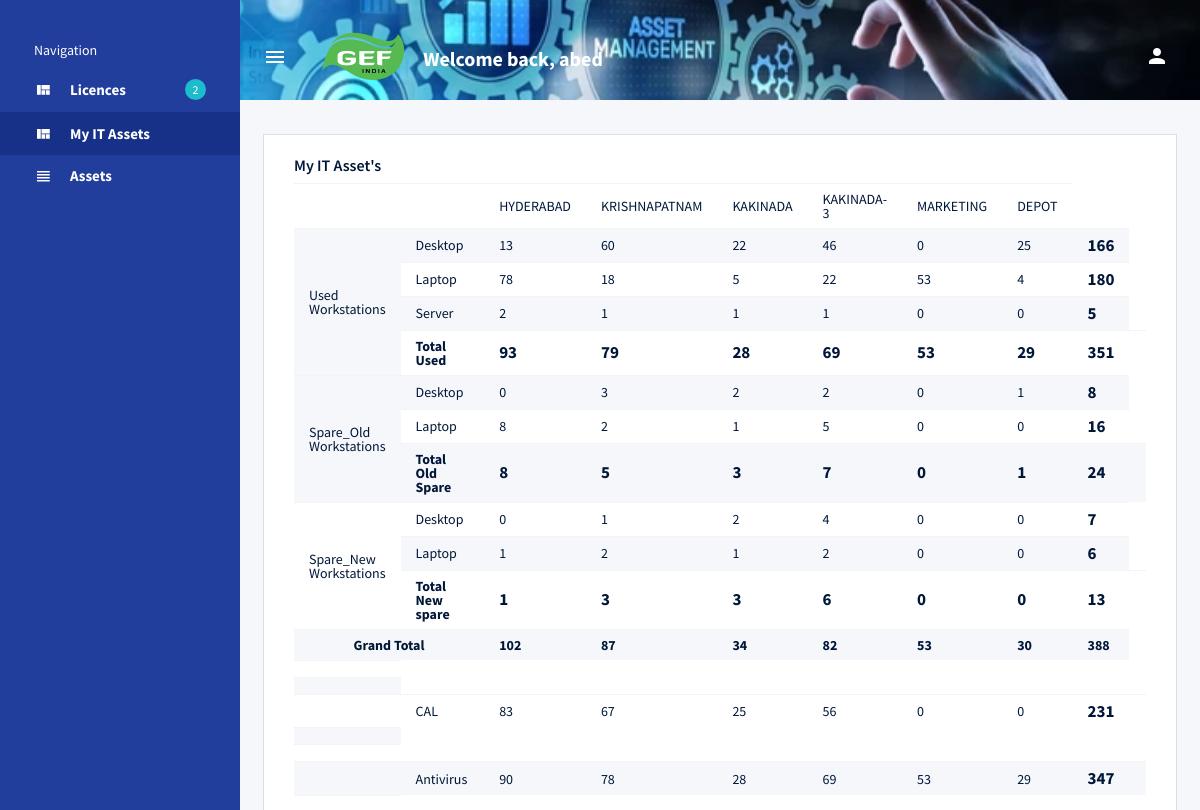
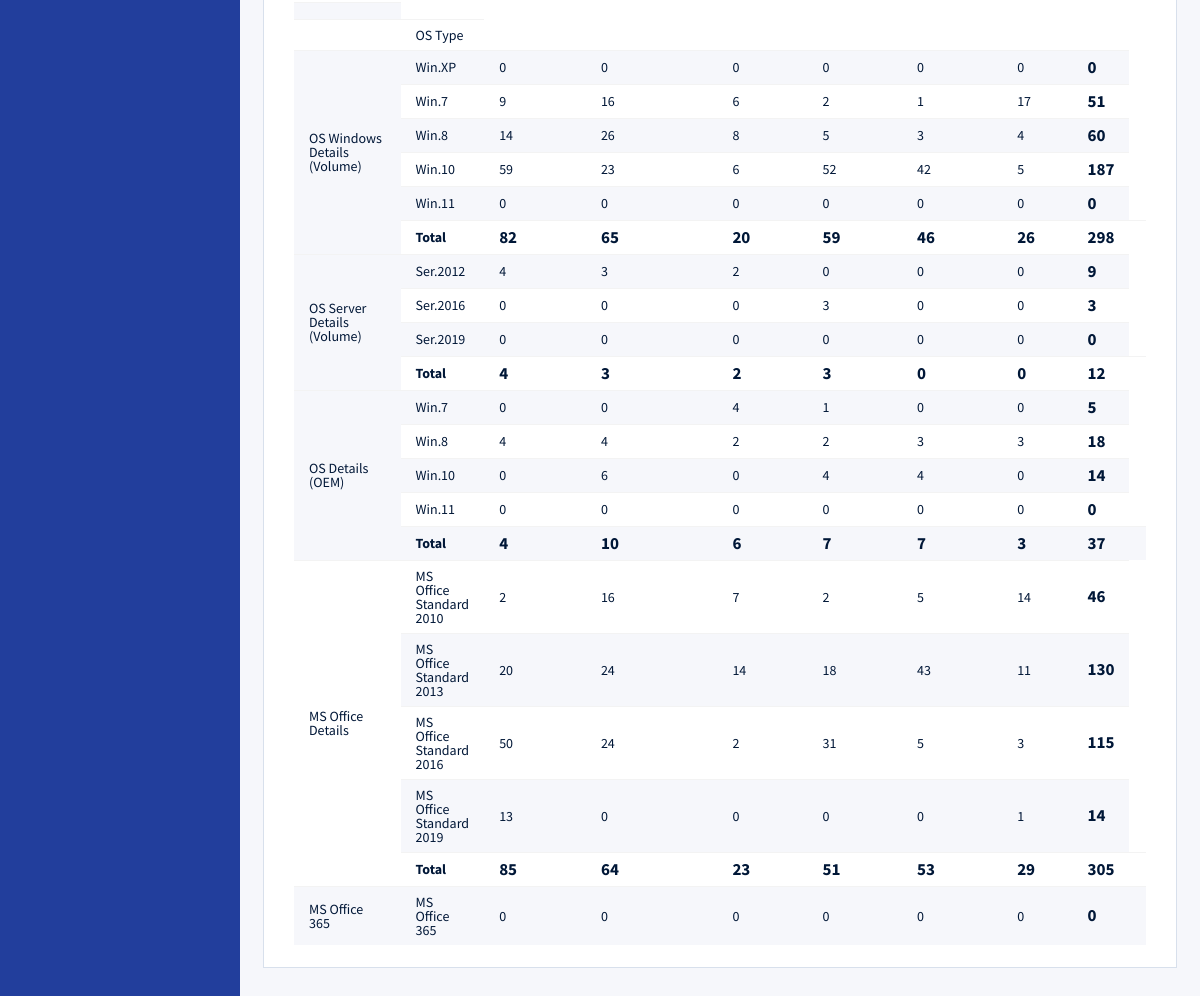
/it_assets (signed in), run on an earlier commit of the app's database (2 pictures, top to bottom).
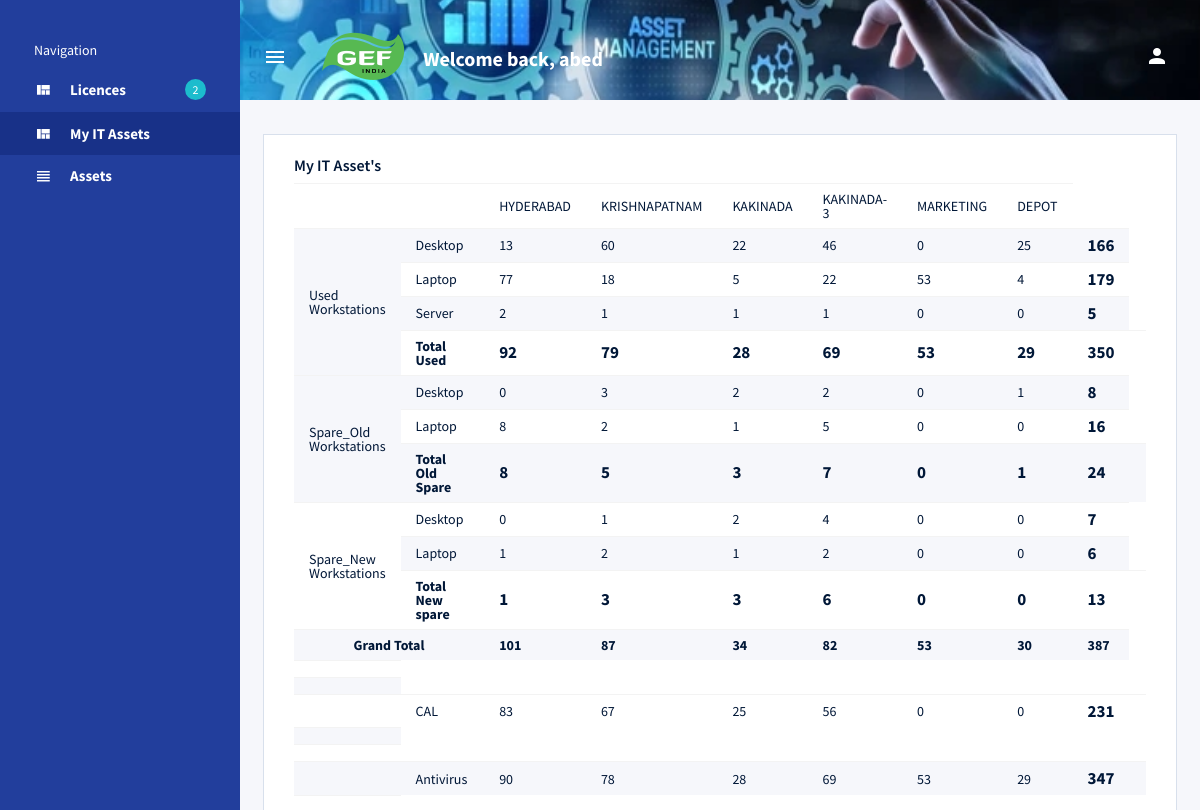
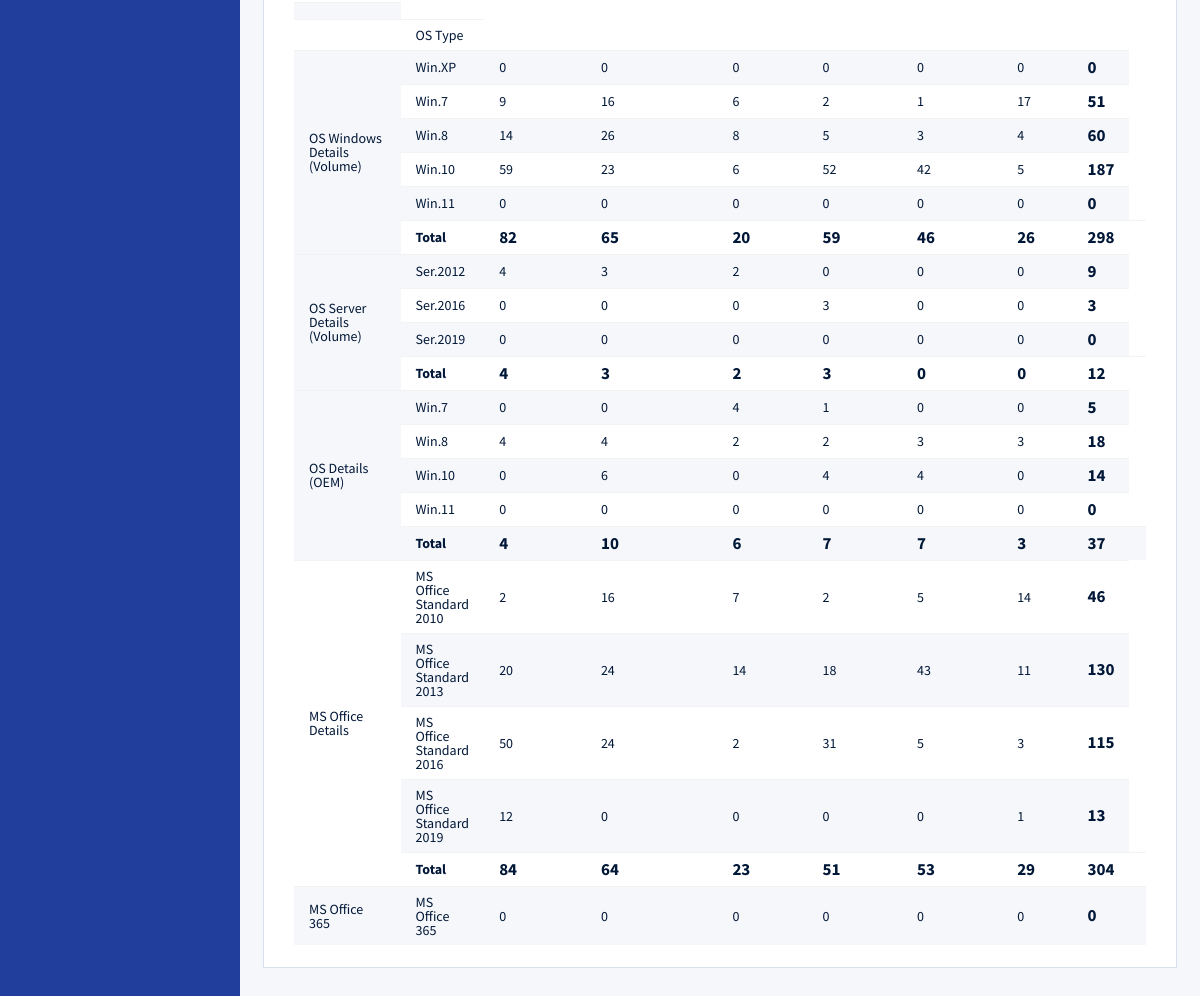
And on a later commit of the database (2 pictures, top to bottom).
### assetapp/models.py (models this page shows)
class AssetModel(models.Model):
    user_name = models.CharField(max_length=100, default='1')
    user_email = models.EmailField(max_length=100,default='1')
    location = models.CharField(max_length=100)
    asset_no = models.CharField(max_length=100, default='1')
    serial_no = models.CharField(max_length=100, default='1')
    emp_id = models.CharField(max_length=100, default='1')
    usage_type = models.CharField(max_length=100, default='1')
    machine_type = models.CharField(max_length=100, default='1')
    gef_id_number = models.CharField(max_length=100, default='1')
    domain_workgroup = models.CharField(max_length=100, default='1')
    Domain_User_Name = models.CharField(max_length=100, default='1')
    machine_make = models.CharField(max_length=100, default='1')
    machine_age = models.CharField(max_length=100, default='')
    machine_model_no = models.CharField(max_length=100, default='1')
    machine_serial_no = models.CharField(max_length=100, default='1')
    hdd = models.CharField(max_length=100, default='1')
    hdd_make = models.CharField(max_length=100, default='1')
    hdd_model = models.CharField(max_length=100, default='1')
    hdd_serial_no = models.CharField(max_length=100, default='1')
    ram = models.CharField(max_length=100, default='1')
    processor = models.CharField(max_length=100, default='1')
    processor_purchase_date = models.DateField(default=date(1111, 11, 11))
    warranty_start_date = models.DateField(default=date(1111, 11, 11))
    warranty_end_date = models.DateField(default=date(1111, 11, 11))
    amc_start_date = models.DateField(default=date(1111, 11, 11))
    amc_end_date = models.DateField(default=date(1111, 11, 11))
    user_acceptance_date = models.DateField(default=date(1111, 11, 11))
    user_handed_over_date = models.DateField(default=date(1111, 11, 11))
    Operating_System_Version = models.CharField(max_length=100, default='1')
    OS = models.CharField(max_length=100, default='1')
    OEM_Volume = models.BooleanField(default='1')
    ms_office = models.BooleanField(default='1')
    ms_office_version = models.CharField(max_length=100, default='1')
    ms_365 = models.CharField(max_length=100, default='1')
    ms_visio = models.CharField(max_length=100, default='1')
    ms_access = models.CharField(max_length=100, default='1')
    Antivirus = models.BooleanField(default='1')
    AutoCAD = models.BooleanField(default='1')
    Installed_Softwares = models.CharField(max_length=1000, default='')
    Adobe_acrobate = models.BooleanField(default='1')
    Visio = models.BooleanField(default='1')
    Access = models.BooleanField(default='1')
    SAP = models.BooleanField(default='1')
    SAP_User_ID =models.CharField(max_length=100, default='1')
    Status = models.CharField(max_length=100, default='1')
    Remarks = models.CharField(max_length=100, default='1')

### assetapp/views.py (the view)
# urls.py: path('it_assets', views.it_assets, name='it_assets'),
def it_assets(request):
    list = getAssets()
    list4 = getAssetsByLocation()
    list['vol']= list4
    list5 = getAssetsByLocationAntivirus()
    list['antivirus'] = list5
    list6 = getAssetsByLocationDomain()
    list['cal'] = list6
    list7 = getAssetsByLocationMs365()
    list['O365'] = list7
    if request.content_type == 'application/json':
        return JsonResponse(list)
    return render(request, "it_assets.html", list)

### assetapp/views.py (called while the page is built)
def getAssetsByLocationMs365():
    list = {"location": [], "data": []}
    r = "MS Office 365"
    total = 0
    for l1 in range(len(LOCATION)):
        l = LOCATION[l1]
        dat = getAssetCountByLocationO365(l[1], r)
        total = total + dat
        list['location'].append({"LOCATION": l[1], "data": dat})
    list['location'].append({"Total": total})
    return list

def getAssetsByLocationDomain():
    list = {"location": [], "data": []}
    r = "Domain / Workgoup"
    total = 0
    for l1 in range(len(LOCATION)):
        l = LOCATION[l1]
        dat = getAssetCountByLocationDomain(l[1], r)
        total = total + dat
        list['location'].append({"LOCATION": l[1], "data": dat})
    list['location'].append({"Total": total})
    return list

def getAssetCountByLocationDomain(l, r):
    if r == 'Domain / Workgoup':
        list = AssetModel.objects.all().filter(domain_workgroup='Domain', location=l)
    return len(list)

def getAssetsByLocationAntivirus():
    list = { "location": [],"data": []}
    r = "Antivirus"
    total = 0
    for l1 in range(len(LOCATION)):
        l = LOCATION[l1]
        dat = getAssetCountByLocationAntivirus(l[1], r)
        total = total+dat
        list['location'].append({"LOCATION": l[1], "data": dat})
    list['location'].append({"Total": total})
    return list

def getAssetCountByLocationAntivirus(l,r):
    r1 = False
    if r == 'Antivirus':
        r1 = True
        list = AssetModel.objects.all().filter(Antivirus=r1, location=l)
    return len(list)

def getAssetCountByLocationRemarksMachineType(l,r,m):
    if r == 'Used Workstations' :
        list = AssetModel.objects.all().filter(usage_type='Live', machine_type=m, location=l)
    elif r == 'Spare_Old Workstations' :
        list = AssetModel.objects.all().filter(user_name__iexact='Spare Old',machine_type=m, location=l).exclude(Status='Not working')
    elif r == 'Spare_New  Workstations' :
        list = AssetModel.objects.all().filter(user_name__iexact='Spare New',machine_type=m, location=l).exclude(Status='Not working')
    return len(list)

def getAssetCountByLocationO365(l,r):
    if r=='MS Office 365':
        list = AssetModel.objects.all().filter(ms_365=r, location=l)
    return len(list)

### templates/it_assets.html (shortened to what this page needs)
{% extends 'base.html' %}
{% load static %}
{% block content %}
{% if user.is_authenticated %}
<div class="row">
            <div class="col-lg-12 grid-margin stretch-card">
              <div class="card">
                <div class="card-body">
                  <h4 class="card-title">My IT Asset's</h4>
                  <div class="table-responsive">
                    <table class="table table-striped">
                    <thead>
                        <tr>
                            <td>&nbsp;</td>
                            <td>&nbsp;</td>
                            {% for x,y in LOCATION %}
                            <td>{{x}}</td>
                            {% endfor %}
                        </tr>
                      </thead>
                      {% for form in remark %}
                        {% for form1 in form.machine %}
                           <tr>
                        {% if forloop.counter0 == 0 %}
                             <td rowspan="{{form.SUBCOUNT}}">{{form.name}}</td>
                                {% endif %}
                        <td {% if 'Total' in form1.name %} class="total" {% endif %}>{{form1.name}}</td>
                          {% for form2 in form1.location %}
                        <td  style="width:50px"><span {% if 'Total' in form1.name %} class="total" {% endif %} >{{form2.data}}</span></td>
                          {% endfor %}
                        <td  style="width:50px"><span class="total"  >{{form1.ALLLocationSUM}}</span></td>
                           </tr>
                          {% endfor %}
                         {% endfor %}
                        <tr>
                            <td class="total"  style="text-align: -webkit-center;" colspan="2">Grand Total</td>
                         {% for form3 in gtotal %}
                        <td  class="total" >{{form3}}</td>
                        {% endfor %}
                        </tr>
                        <tr>
                            <td></td>
                        </tr>
                        <tr>
                            <td></td>
                        </tr>
                        <tr>
                            <td>&nbsp;</td>
                            <td>CAL</td>
                            {% for form in cal.location %}
                                {% if 'Total' in form %}
                                <td style="width:50px"><span class="total" >{{form.Total}}</span></td>
                                        {% endif %}
                                <td>{{ form.data }}</td>
                            {% endfor %}
                        </tr>
                        <tr>
                            <td></td>
                        </tr>
                        <tr>
                            <td></td>
                        </tr>
                        <tr>
                            <td>&nbsp;</td>
                            <td>Antivirus</td>
                            {% for form in antivirus.location %}
                                {% if 'Total' in form %}
                                <td style="width:50px"><span class="total" >{{form.Total}}</span></td>
                                        {% endif %}
                                <td>{{ form.data }}</td>
                            {% endfor %}
                        </tr>
                        <tr>
                            <td></td>
                        </tr>
                        <tr>
                            <td></td>
                        </tr>
                        <tr>
                            <td>&nbsp;</td>
                            <td>OS Type&nbsp;</td>
                        </tr>
                        {% for v in vol.remark %}
                            {% for form1 in v.machine %}
                        <tr>
                        {% if forloop.counter0 == 0 %}
                             <td rowspan="{{v.SUBCOUNT}}">{{v.name}}</td>
                                {% endif %}
                        <td {% if 'Total' in form1.name %} class="total" {% endif %}>{{form1.name}}</td>
                          {% for form2 in form1.location %}
                        <td  style="width:50px"><span {% if 'Total' in form1.name %} class="total" {% endif %} >{{form2.data}}</span></td>
                          {% endfor %}
                       <td  style="width:50px"><span class="total"  >{{form1.ALLLocationSUM}}</span></td>
                           </tr>
                        {% endfor %}{% endfor %}
                        <tr>
                            <td>MS Office 365</td>
                            <td>MS Office 365</td>
                        {% for form in O365.location %}
                                    {% if 'Total' in form %}
                                <td style="width:50px"><span class="total" >{{form.Total}}</span></td>
                                        {% endif %}
                                <td>{{ form.data }}</td>
                        {% endfor %}
                        </tr>
          </table>
                  </div>
                </div>
              </div>
            </div>
 </div>
{% endif %}
{% endblock %}

### templates/base.html (shortened to what this page needs)
{% load static %}
<!DOCTYPE html>
<html lang="en">
<head>
  <link rel="stylesheet" href="{% static 'vendors/mdi/css/materialdesignicons.min.css' %}">
  <link rel="stylesheet" href="{% static 'vendors/css/vendor.bundle.base.css' %}">
  <link rel="stylesheet" href="{% static 'css/style.css' %}">
  <link rel="stylesheet" href="{% static 'css/jquery.dataTables.min.css' %}">
</head>
<body>
  <div class="container-scroller d-flex">
    <nav class="sidebar sidebar-offcanvas" id="sidebar">
      <ul class="nav">
        <li class="nav-item sidebar-category">
          <p>Navigation</p>
        </li>
        <li class="nav-item">
          <a class="nav-link" href="/">
            <i class="mdi mdi-view-quilt menu-icon"></i>
            <span class="menu-title">Licences</span>
            <div class="badge badge-info badge-pill">2</div>
          </a>
        </li>
            <li class="nav-item">
              <a class="nav-link" href="/it_assets">
                <i class="mdi mdi-view-quilt menu-icon"></i>
                <span class="menu-title">My IT Assets</span>
              </a>
            </li>
        <li class="nav-item">
          <a class="nav-link" href="/assets">
            <i class="mdi mdi-view-headline menu-icon"></i>
            <span class="menu-title">Assets</span>
          </a>
        </li>
      </ul>
    </nav>
    <div class="container-fluid page-body-wrapper">
      <nav class="navbar col-lg-12 col-12 px-0 py-0 py-lg-4 d-flex flex-row">
        <div class="navbar-menu-wrapper d-flex align-items-center justify-content-end">
          <button class="navbar-toggler navbar-toggler align-self-center" type="button" data-toggle="minimize">
            <span class="mdi mdi-menu"></span>
          </button>
          <div class="navbar-brand-wrapper">
            <a class="navbar-brand brand-logo" href="index.html"><img src="{% static 'images/logo.png' %}" alt="logo"/></a>
          </div>
          <h4 class="font-weight-bold mb-0 d-none d-md-block mt-1">Welcome back, {{user}}</h4>
          <ul class="navbar-nav navbar-nav-right">
            <li class="nav-item dropdown mr-2">
              <a class="nav-link count-indicator dropdown-toggle d-flex align-items-center justify-content-center" id="notificationDropdown" href="#" data-toggle="dropdown">
                <i class="mdi mdi-account"></i>
              </a>
            </li>
          </ul>
        </div>
       </nav>
      <div class="main-panel">
        <div class="content-wrapper">
          {% block content %}{% endblock %}
        </div>
      </div>
    </div>
  </div>
</body>
</html>

### templates/it_assets.html (style rules this page uses)
.table td { padding: .5rem 0.9375rem!important; }
.table { margin-bottom: 0; }
.total { font-size: 17px; font-weight: bold; }

What changed in the data, as far as the page shows it:
removed AssetModel: name "Laptop", data "78" "18" "5" "22" "53" "4", ALLLocationSUM "180"
added AssetModel: name "Laptop", data "77" "18" "5" "22" "53" "4", ALLLocationSUM "179"
Also different on the page:
list line gone: "93 351"
new list line: "92 350"
new list line: "101"
new list line: "387"
list line gone: "MS Office Standard 2019 13 0 0 0 0 1 14 85 305"
new list line: "MS Office Standard 2019 12 0 0 0 0 1 13 84 304"
list line gone: "102"
list line gone: "388"
